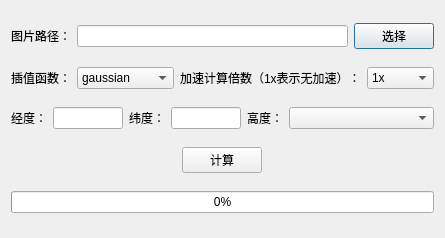
<?xml version="1.0" encoding="UTF-8"?>
<ui version="4.0">
 <class>Dialog</class>
 <widget class="QDialog" name="Dialog">
  <property name="geometry">
   <rect>
    <x>0</x>
    <y>0</y>
    <width>445</width>
    <height>238</height>
   </rect>
  </property>
  <property name="sizePolicy">
   <sizepolicy hsizetype="Expanding" vsizetype="Expanding">
    <horstretch>1</horstretch>
    <verstretch>1</verstretch>
   </sizepolicy>
  </property>
  <property name="windowTitle">
   <string>风速插值（时间）</string>
  </property>
  <layout class="QVBoxLayout" name="verticalLayout_2">
   <item>
    <layout class="QHBoxLayout" name="horizontalLayout">
     <item>
      <widget class="QLabel" name="label">
       <property name="text">
        <string>图片路径：</string>
       </property>
      </widget>
     </item>
     <item>
      <widget class="QLineEdit" name="lineEdit"/>
     </item>
     <item>
      <widget class="QPushButton" name="pushButton_2">
       <property name="text">
        <string>选择</string>
       </property>
      </widget>
     </item>
    </layout>
   </item>
   <item>
    <layout class="QHBoxLayout" name="horizontalLayout_2" stretch="0,1,0,0">
     <item>
      <widget class="QLabel" name="label_2">
       <property name="sizePolicy">
        <sizepolicy hsizetype="Fixed" vsizetype="Fixed">
         <horstretch>0</horstretch>
         <verstretch>0</verstretch>
        </sizepolicy>
       </property>
       <property name="text">
        <string>插值函数：</string>
       </property>
       <property name="alignment">
        <set>Qt::AlignRight|Qt::AlignTrailing|Qt::AlignVCenter</set>
       </property>
      </widget>
     </item>
     <item>
      <widget class="QComboBox" name="comboBox">
       <property name="enabled">
        <bool>true</bool>
       </property>
       <property name="sizePolicy">
        <sizepolicy hsizetype="Fixed" vsizetype="Fixed">
         <horstretch>0</horstretch>
         <verstretch>0</verstretch>
        </sizepolicy>
       </property>
       <property name="iconSize">
        <size>
         <width>16</width>
         <height>16</height>
        </size>
       </property>
       <item>
        <property name="text">
         <string>gaussian</string>
        </property>
       </item>
       <item>
        <property name="text">
         <string>multiquadric</string>
        </property>
       </item>
       <item>
        <property name="text">
         <string>inverse</string>
        </property>
       </item>
       <item>
        <property name="text">
         <string>linear</string>
        </property>
       </item>
       <item>
        <property name="text">
         <string>cubic</string>
        </property>
       </item>
       <item>
        <property name="text">
         <string>quintic</string>
        </property>
       </item>
       <item>
        <property name="text">
         <string>thin_plate</string>
        </property>
       </item>
      </widget>
     </item>
     <item>
      <widget class="QLabel" name="label_6">
       <property name="text">
        <string>加速计算倍数（1x表示无加速）：</string>
       </property>
      </widget>
     </item>
     <item>
      <widget class="QComboBox" name="comboBox_3">
       <item>
        <property name="text">
         <string>1x</string>
        </property>
       </item>
       <item>
        <property name="text">
         <string>2x</string>
        </property>
       </item>
       <item>
        <property name="text">
         <string>3x</string>
        </property>
       </item>
       <item>
        <property name="text">
         <string>4x</string>
        </property>
       </item>
       <item>
        <property name="text">
         <string>5x</string>
        </property>
       </item>
       <item>
        <property name="text">
         <string>6x</string>
        </property>
       </item>
       <item>
        <property name="text">
         <string>7x</string>
        </property>
       </item>
       <item>
        <property name="text">
         <string>8x</string>
        </property>
       </item>
       <item>
        <property name="text">
         <string>9x</string>
        </property>
       </item>
       <item>
        <property name="text">
         <string>10x</string>
        </property>
       </item>
       <item>
        <property name="text">
         <string>11x</string>
        </property>
       </item>
       <item>
        <property name="text">
         <string>12x</string>
        </property>
       </item>
       <item>
        <property name="text">
         <string>13x</string>
        </property>
       </item>
       <item>
        <property name="text">
         <string>14x</string>
        </property>
       </item>
       <item>
        <property name="text">
         <string>15x</string>
        </property>
       </item>
       <item>
        <property name="text">
         <string>16x</string>
        </property>
       </item>
       <item>
        <property name="text">
         <string>17x</string>
        </property>
       </item>
       <item>
        <property name="text">
         <string>18x</string>
        </property>
       </item>
       <item>
        <property name="text">
         <string>19x</string>
        </property>
       </item>
       <item>
        <property name="text">
         <string>20x</string>
        </property>
       </item>
      </widget>
     </item>
    </layout>
   </item>
   <item>
    <layout class="QHBoxLayout" name="horizontalLayout_3">
     <item>
      <widget class="QLabel" name="label_3">
       <property name="text">
        <string>经度：</string>
       </property>
      </widget>
     </item>
     <item>
      <widget class="QLineEdit" name="lineEdit_2">
       <property name="sizePolicy">
        <sizepolicy hsizetype="Expanding" vsizetype="Fixed">
         <horstretch>0</horstretch>
         <verstretch>0</verstretch>
        </sizepolicy>
       </property>
       <property name="maximumSize">
        <size>
         <width>70</width>
         <height>16777215</height>
        </size>
       </property>
      </widget>
     </item>
     <item>
      <widget class="QLabel" name="label_4">
       <property name="text">
        <string>纬度：</string>
       </property>
      </widget>
     </item>
     <item>
      <widget class="QLineEdit" name="lineEdit_3">
       <property name="sizePolicy">
        <sizepolicy hsizetype="Expanding" vsizetype="Fixed">
         <horstretch>0</horstretch>
         <verstretch>0</verstretch>
        </sizepolicy>
       </property>
       <property name="maximumSize">
        <size>
         <width>70</width>
         <height>16777215</height>
        </size>
       </property>
      </widget>
     </item>
     <item>
      <widget class="QLabel" name="label_5">
       <property name="text">
        <string>高度：</string>
       </property>
      </widget>
     </item>
     <item>
      <widget class="QComboBox" name="comboBox_2">
       <property name="sizePolicy">
        <sizepolicy hsizetype="Expanding" vsizetype="Fixed">
         <horstretch>0</horstretch>
         <verstretch>0</verstretch>
        </sizepolicy>
       </property>
       <property name="maximumSize">
        <size>
         <width>16777215</width>
         <height>16777215</height>
        </size>
       </property>
       <property name="currentIndex">
        <number>-1</number>
       </property>
      </widget>
     </item>
    </layout>
   </item>
   <item>
    <layout class="QHBoxLayout" name="horizontalLayout_4">
     <item>
      <widget class="QPushButton" name="pushButton">
       <property name="sizePolicy">
        <sizepolicy hsizetype="Fixed" vsizetype="Fixed">
         <horstretch>0</horstretch>
         <verstretch>0</verstretch>
        </sizepolicy>
       </property>
       <property name="text">
        <string>计算</string>
       </property>
       <property name="iconSize">
        <size>
         <width>16</width>
         <height>16</height>
        </size>
       </property>
      </widget>
     </item>
    </layout>
   </item>
   <item>
    <widget class="QProgressBar" name="progressBar">
     <property name="value">
      <number>0</number>
     </property>
    </widget>
   </item>
  </layout>
 </widget>
 <resources/>
 <connections/>
</ui>
